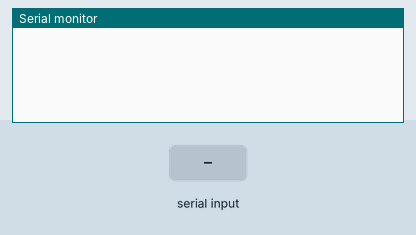
Bench run of a sketch on a simulated Arduino Uno, built with avr-gcc and run on an emulated ATmega328P. On the bench: the last lines printed to the serial monitor. Inputs (shaded band) come from the test bench.

Above: at 1.2 s.
1.3 s: "#\n" received over Serial
At 2.0 s:
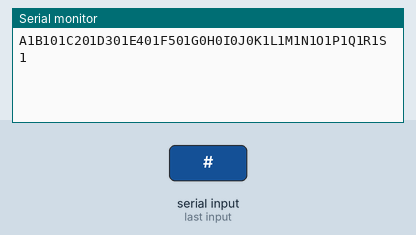
2.8 s: byte 33 ('!') received over Serial
At 4.0 s:
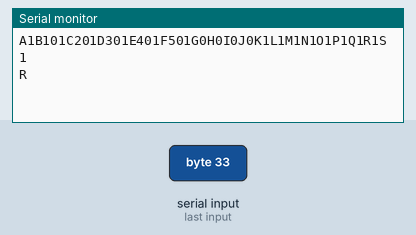
4.3 s: byte 35 ('#') received over Serial
At 5.5 s:
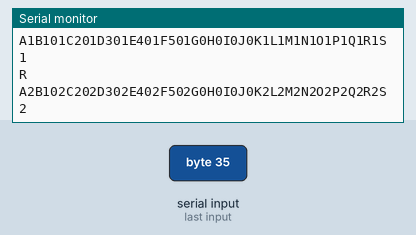

The sketch:

stubCode.ino
```cpp
#include "Wire.h" // This library allows you to communicate with I2C devices.

int fV[6] = {0,100,200,300,400,500};
int gyro[3] = {0,0,0};
int acc[3] = {0,0,0};
int mag[3] = {0,0,0};

bool decrementIMU = false;

bool fC[6] = {false, false, false, false, false, false};

char incoming = "";
String appendSerialData = "";
char ID = 'R';

void setup()
{
  Serial.begin(74800);
  fV[0] = 0;
  fV[1] = 100;
  fV[2] = 200;
  fV[3] = 300;
  fV[4] = 400;
  fV[5] = 500;
}

void setIMU(){
  for(int i = 0; i < 3; i++){
    if(decrementIMU){
      gyro[i]--;
      acc[i]--;
      mag[i]--;
    }else{
      gyro[i]++;
      acc[i]++;
      mag[i]++;
    }

    if(gyro[i] >= 360 && !decrementIMU){
        decrementIMU = true;
    }

    if(gyro[i] <= 0 && decrementIMU){
      decrementIMU = false;
    }
  }
}

void setValues(){
  for(int i = 0; i < 6; i++){

    if(fC[i]){
      fV[i]--;
    }else{
      fV[i]++;
    }

    if(fV[i] < 0)
      fC[i] = false;

    if(fV[i] > 800)
      fC[i] = true;
  }
}

//-------------------------------------------------------------------------------------------------------------------------
void loop()
{

  if(Serial.available() > 0) //get the number of bytes (characters) available that already arrived and stored in the serial receive buffer
  {
    incoming = Serial.read();     //read incoming serial data and store it into c variable
    Serial.flush(); //ignore trailing stuff
    appendSerialData += incoming; //append data in c and store it in this variable
  }
  if (incoming == '#') //if data inside c equals to end character (#) which corresponds to "send me data" order
  {
    setIMU();
    setValues();
    Serial.println("A"+String(fV[0])+"B"+String(fV[1])+"C"+String(fV[2])+"D"+String(fV[3])+"E"+String(fV[4])+"F"+String(fV[5])
    +"G"+String(fC[0])+"H"+String(fC[1])+"I"+String(fC[2])+"J"+String(fC[3])
    +"K"+String(gyro[0])+"L"+String(gyro[0])+"M"+String(gyro[0])+"N"+String(gyro[0])+"O"+String(gyro[0])+"P"+String(gyro[0])+"Q"+String(gyro[0])+"R"+String(gyro[0])+"S"+String(gyro[0]));
    incoming = ' ';
  }
  else if (incoming == '?') // end char (?) which corresponds to "kill yourself" order
  {
    incoming = ' ';
  }
  else if (incoming == '!') // end char (!) which corresponds to "identify yourself" order
  {
    Serial.print(ID);
    Serial.print('\n');
    incoming = ' ';
  }
  Serial.flush();
}
```

Measured:
- after the input at 1.3 s, the serial monitor: prints a new line at once (image 1)
- after the input at 2.8 s, the serial monitor: prints a new line at once (image 2)
- after the input at 4.3 s, the serial monitor: prints a new line at once (image 3)
